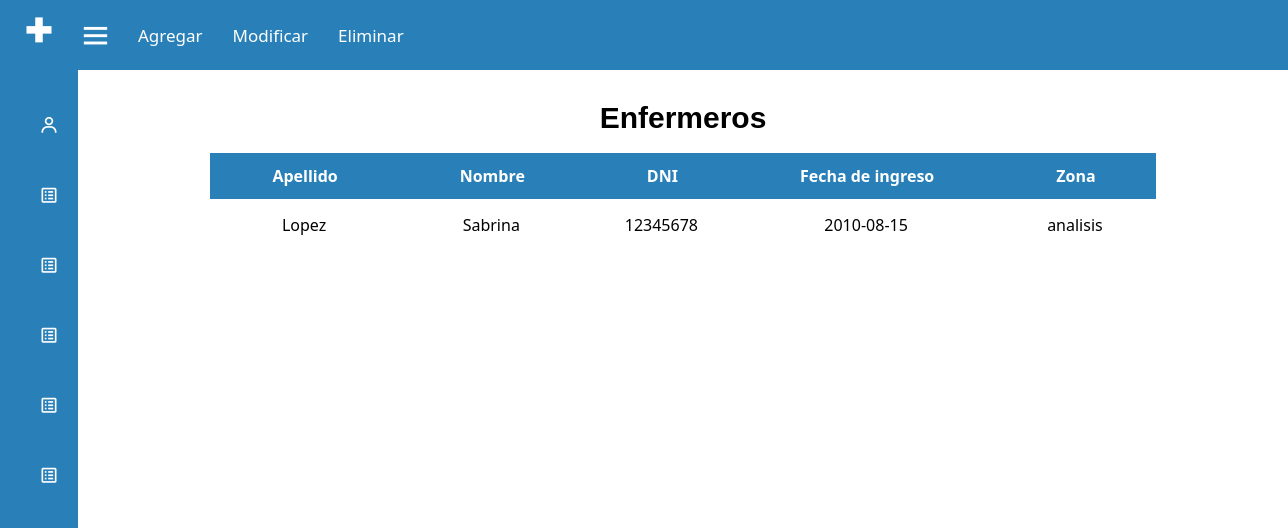
/enfermeros.php, run on the app's committed database.
### tables this page shows
CREATE TABLE `enfermeros` (
  `enfermero_id` int(11) NOT NULL,
  `nombre` varchar(100) NOT NULL,
  `apellido` varchar(100) NOT NULL,
  `dni` bigint(8) NOT NULL,
  `fecha_ingreso` date NOT NULL,
  `zona_id` int(11) NOT NULL
);

CREATE TABLE `zonas` (
  `zona_id` int(11) NOT NULL,
  `descripcion` varchar(50) NOT NULL,
  `num_zona` int(11) NOT NULL
);

### enfermeros.php (the view, shortened to what this page needs)
<?php
require 'conexion.php';
?>
<!DOCTYPE html>
<html lang="en" dir="ltr">
  <head>
    <link rel="stylesheet" href="css/pacientes.css">
    <link rel="stylesheet" href="css/nav-home.css">
    <link href='https://unpkg.com/boxicons@2.0.7/css/boxicons.min.css' rel='stylesheet'>
   </head>
<body>
  <div class="sidebar close">
    <div class="logo-details">
        <i class='bx bx-plus-medical' undefined ></i>
    </div>
    <ul class="nav-links">
      <li>
        <a href="pacientes.php">
            <i class='bx bx-user'></i>
        </a>
      </li>
      <li>
        <div class="iocn-link">
          <a href="doctores.php">
            <i class='bx bx-spreadsheet'></i>
          </a>
        </div>
      </li>
      <li>
        <div class="iocn-link">
            <a href="enfermeros.php">
                <i class='bx bx-spreadsheet'></i>
              </a>
            </div>
      </li>
      <li>
      <li>
        <div class="iocn-link">
          <a href="turnos.php">
            <i class='bx bx-spreadsheet'></i>
          </a>
        </div>
      </li>
      </li>
      <li>
        <div class="iocn-link">
          <a href="internaciones.php">
            <i class='bx bx-spreadsheet'></i>
          </a>
        </div>
      </li>
      <li>
        <div class="iocn-link">
          <a href="zonas.php">
            <i class='bx bx-spreadsheet'></i>
          </a>
        </div>
      </li>
</ul>
  </div>
  <section class="home-section">
    <nav>
        <div class="nav-bar">
          <div class="home-content">
          <i class='bx bx-menu' ></i>
            <div class="menu">
                <ul class="nav-links">
                    <li><a href="altaE.php">Agregar</a></li>
                    <li><a href="#">Modificar</a></li>
                    <li><a href="bajaE.php">Eliminar</a></li>
                </ul>
            </div>
            <div class="darkLight-searchBox">
                <div class="dark-light">
                </div>
                <div class="searchBox">
                   <div class="searchToggle">
                   </div>
                </div>
            </div>
        </div>
    </nav>
<br>
    <div id="wrapper">
        <h1>Enfermeros</h1>
    <table id="keywords" cellspacing="0" cellpadding="0">
      <thead>
        <tr>
          <th><span>Apellido</span></th>
          <th><span>Nombre</span></th>
          <th><span>DNI</span></th>
          <th><span>Fecha de ingreso</span></th>
          <th><span>Zona</span></th>
        </tr>
      </thead>
      <tbody>
      <?php
$sql = "SELECT enfermeros.nombre en, enfermeros.apellido ea, enfermeros.dni e_dni, enfermeros.fecha_ingreso fi, zonas.descripcion zd FROM enfermeros LEFT JOIN zonas ON enfermeros.zona_id=zonas.zona_id";
$result = $conexion->query($sql);
if ($result->num_rows > 0) {
while ($row = $result->fetch_assoc()) {
    echo "<tr>";
    echo "<td>" . $row["ea"] . "</td>";
    echo "<td>" . $row["en"] . "</td>";
    echo "<td>" . $row["e_dni"] . "</td>";
    echo "<td>" . $row["fi"] . "</td>";
    echo "<td>" . $row["zd"] . "</td>";
    echo "</tr>";
}
} else {
echo "No se encontraron datos en la tabla.";
}
?>
          </tbody>
        </table>
       </div>
  </section>
</body>
</html>

### css/pacientes.css (style rules this page uses)
* { margin: 0; padding: 0; box-sizing: border-box; font-family: system-ui, -apple-system, BlinkMacSystemFont, 'Segoe UI', Roboto, Oxygen, Ubuntu, Cantarell, 'Open Sans', 'Helvetica Neue', sans-serif; }
body { overflow: hidden; background: #fff; }
.sidebar { position: fixed; top: 0; left: 0; height: 100%; width: 260px; background: #2980b9; z-index: 100; transition: all 0.5s ease; }
.sidebar.close { width: 78px; }
.sidebar .logo-details { height: 60px; width: 100%; display: flex; align-items: center; }
.sidebar .logo-details i { font-size: 30px; color: white; height: 50px; min-width: 78px; text-align: center; line-height: 50px; }
.sidebar .nav-links { height: 100%; padding: 30px 0 150px 0; overflow: auto; }
.sidebar.close .nav-links { overflow: visible; }
.sidebar .nav-links li { position: relative; list-style: none; transition: all 0.4s ease; }
.sidebar .nav-links li .iocn-link { display: flex; align-items: center; justify-content: space-between; }
.sidebar.close .nav-links li .iocn-link { display: block }
.sidebar .nav-links li i { height: 50px; min-width: 78px; text-align: center; line-height: 50px; color: white; font-size: 20px; cursor: pointer; transition: all 0.3s ease; }
.sidebar .nav-links li a { display: flex; align-items: center; text-decoration: none; }
.home-section { position: relative; background: #fff; height: 100vh; left: 260px; width: calc(100% - 260px); transition: all 0.5s ease; padding: 0; }
.sidebar.close ~ .home-section { left: 78px; width: calc(100% - 78px); }
.home-content { display: flex; align-items: center; flex-wrap: wrap; }
.home-section .home-content .bx-menu, .home-section .home-content .text { color: #fff; font-size: 35px; }
.home-section .home-content .bx-menu { cursor: pointer; margin-right: 10px; }
h1 { font-family: 'Amarante', Tahoma, sans-serif; font-weight: bold; font-size: 30px; line-height: 1.7em; margin-bottom: 10px; text-align: center; }
#wrapper { display: block; width: 1200px; background: #fff; margin: 0 auto; padding: 0px 0px; }
#keywords { margin: 0 auto; font-size: 16px; margin-bottom: 15px; }
#keywords thead { cursor: pointer; background: #2980b9; color: #fff; }
#keywords thead tr th { font-weight: bold; padding: 12px 30px; padding-left: 32px; }
#keywords thead tr th span { padding-right: 70px; text-align: center; padding: 12px 30px; }
#keywords tbody tr { color: black; }
#keywords tbody tr td { text-align: center; padding: 15px 10px; }

### css/nav-home.css (style rules this page uses)
:root { --body-color: #E4E9F7; --nav-color: #2980b9; --side-nav: #010718; --text-color: #FFF; --search-bar: #fff; --search-text: #010718; }
nav { position: left; top: 0; left: 0; height: 70px; width: 100%; background-color: var(--nav-color); z-index: 100; }
nav .nav-bar { position: relative; height: 100%; max-width: 1000px; width: 100%; background-color: var(--nav-color); margin: 10 auto; padding: 0 0px; display: flex; align-items: center; justify-content: space-between; }
.nav-bar .nav-links { display: flex; align-items: center; }
.nav-bar .nav-links li { margin: 0 5px; list-style: none; }
.nav-links li a { position: relative; font-size: 17px; font-weight: 400; color: var(--text-color); text-decoration: none; padding: 10px; }
.nav-links li a::before { position: absolute; left: 50%; bottom: 0; transform: translateX(-50%); height: 6px; width: 6px; border-radius: 50%; background-color: var(--text-color); opacity: 0; transition: all 0.3s ease; }
.nav-bar .darkLight-searchBox { display: flex; align-items: center; }
.darkLight-searchBox .dark-light, .darkLight-searchBox .searchToggle { height: 40px; width: 40px; display: flex; align-items: center; justify-content: left; margin-right: 200px; }
.searchBox { position: relative; }

### enfermeros.php (style rules this page uses)
body { overflow-y: scroll; height: 400px; }

### data on the page
enfermeros: apellido "Lopez", nombre "Sabrina", dni "12345678", fecha_ingreso "2010-08-15", zona.descripcion "analisis"
